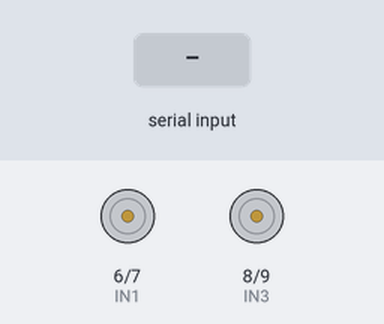
Recording of a sketch running on a simulated Arduino Uno, built with avr-gcc and run on an emulated ATmega328P. Parts: motor-driver pin pairs drawn as motors (green arrow = first pin HIGH = forward, orange = second pin HIGH = backward, longer = more drive). The test bench sets the inputs (shaded band). What the sketch prints to the serial monitor is not drawn.

Above: at 1.2 s.
1.3 s: "dakainuanqi" received over the second serial link
At 1.8 s:
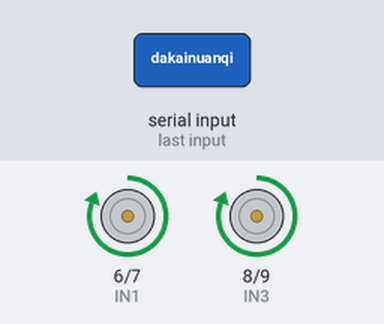
2.8 s: "guanbinuanq" received over the second serial link
At 4.1 s:
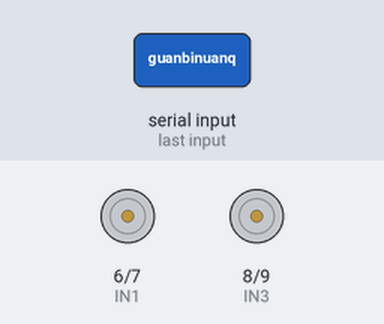
Timing chart, 0 to 5.8 s (numbered marks = the images above; inputs shaded):
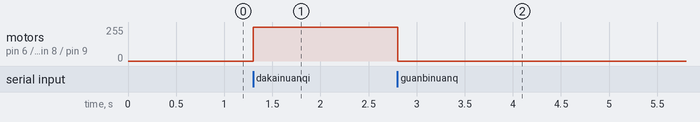

The sketch:

ok-Car-Voice.ino
```cpp
#include <SoftwareSerial.h>
int IN1 = 6;
int IN2 = 7;
int IN3 = 8;
int IN4 = 9;
SoftwareSerial mySerial(10,11);   //RX.TX
String receive_data;

void setup(){
  mySerial.begin(115200);
  Serial.begin(115200);
  receive_data = "";
  pinMode(IN1, OUTPUT);
  pinMode(IN2, OUTPUT);
  pinMode(IN3, OUTPUT);
  pinMode(IN4, OUTPUT);
}

void loop(){
  while (mySerial.available() > 0) {
    receive_data = String(receive_data) + String(char(mySerial.read()));
  }
    //digitalWrite(IN1, LOW); //OFF
    //digitalWrite(IN2, LOW);
  if (String(receive_data).indexOf("dakainuanqi") >= 0) {
    Forward();
    Serial.println("打开暖气");
    receive_data = "";

  } else if (String(receive_data).indexOf("guanbinuanq") >= 0) {
    Stop();
    Serial.println("关闭暖气");
    receive_data = "";
  }
  if (String(receive_data).indexOf(String("dakaicfeng")) >= 0) {
    Reverse();
    Serial.println("打开吹风");
    receive_data = "";

  } else if (String(receive_data).indexOf(String("guanbicfeng")) >= 0) {
    Stop();
    Serial.println("关闭吹风");
    receive_data = "";
  }
  }

//==============FUNC============
void Forward()
{
  digitalWrite(IN1, HIGH);
  digitalWrite(IN2, LOW);
  Serial.print("Motor 1 Forward");
  Serial.println();

  digitalWrite(IN3, HIGH);
  digitalWrite(IN4, LOW);
  Serial.println("Motor 2 Forward");
  Serial.println();
}

void Reverse()
{
  digitalWrite(IN1, LOW);
  digitalWrite(IN2, HIGH);
  Serial.print("Motor 2 Reverse");
  Serial.println();

  digitalWrite(IN3, LOW);
  digitalWrite(IN4, HIGH);
  Serial.println("Motor 2 Reverse");
  Serial.println();
}

void Stop()
{
    digitalWrite(IN1, LOW);
    digitalWrite(IN2, LOW);
    Serial.print("Motor 1 Stop");
    Serial.println();

    digitalWrite(IN3, LOW);
    digitalWrite(IN4, LOW);
    Serial.println("Motor 2 Stop");
    Serial.println();
}
```

Measured:
- after the input at 1.3 s, motor on pin 6 (IN1) / pin 7 (IN2), motor on pin 8 (IN3) / pin 9 (IN4): stopped → forward 255/255 at once
- after the input at 2.8 s, motor on pin 6 (IN1) / pin 7 (IN2), motor on pin 8 (IN3) / pin 9 (IN4): forward 255/255 → stopped at once
